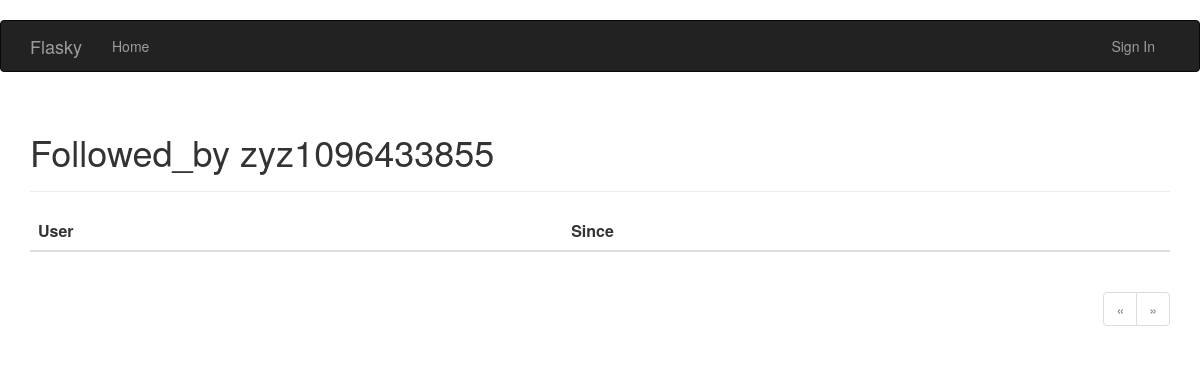
/followed_by/zyz1096433855, run on an earlier commit of the app's database.
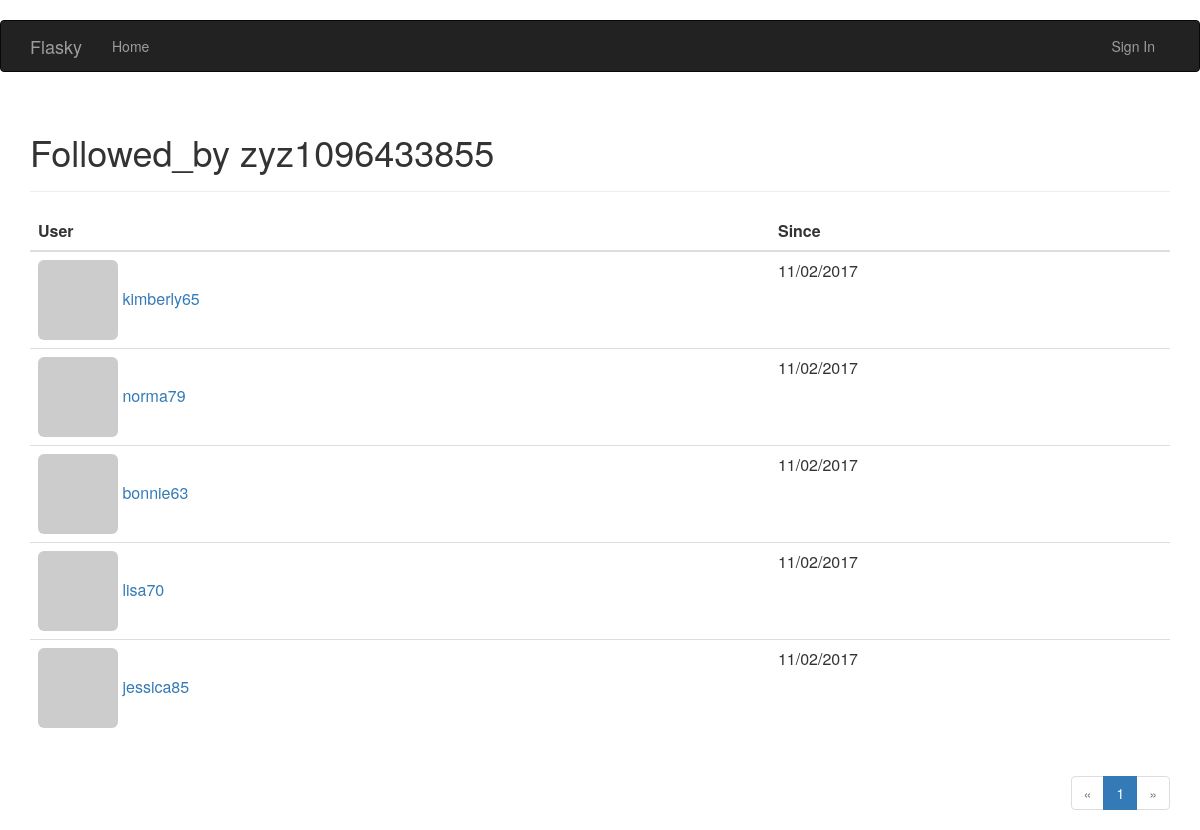
And on a later commit of the database.
### app/models.py (models this page shows, shortened)
class User(UserMixin,db.Model):
    __tablename__ = 'users'
    id = db.Column(db.Integer, primary_key=True)
    email = db.Column(db.String(64), unique=True, index=True)
    username = db.Column(db.String(64), unique=True, index=True)
    role_id = db.Column(db.Integer, db.ForeignKey('roles.id'))
    password_hash=db.Column(db.String(128))
    confirmed =db.Column(db.Boolean,default=False)
    posts=db.relationship('Post',backref='author',lazy='dynamic')
    followed = db.relationship('Follow',
                                foreign_keys=[Follow.follower_id],
                                backref=db.backref('follower', lazy='joined'),
                                lazy='dynamic',
                                cascade='all, delete-orphan')
    followers = db.relationship('Follow',
                                foreign_keys=[Follow.followed_id],
                                backref=db.backref('followed', lazy='joined'),
                                lazy='dynamic',
                                cascade='all, delete-orphan')
    @property
    def password(self):
        raise AttributeError ('password is not a readable attribute')
    name= db.Column(db.String(64))
    location=db.Column(db.String(64))
    about_me=db.Column(db.Text())
    member_since=db.Column(db.DateTime(),default=datetime.utcnow)
    last_seen=db.Column(db.DateTime(),default=datetime.utcnow)
    avatar_hash =db.Column(db.String(32))
    def gravatar(self,size=100,default='identicon',rating='g'):
        if request.is_secure:
            url='https://secure.gravatar.com/avatar'
        else:
            url='http://www.gravatar.com/avatar'
        hash=self.avatar_hash or hashlib.md5(self.email.encode('utf-8')).hexdigest()
        return '{url}/{hash}?s={size}&d={default}&r={rating}'.\
            format(url=url,hash=hash,size=size,default=default,rating=rating)
    '''
    def change_email(self,token):
        pass
        self.email=new_email
        self.avatar_hashself.avatar_hash=hashlib.md5(self.email.encode('utf-8')).hexdigest()
        db.session.add(self)
    '''

class Follow(db.Model):
    __tablename__ = 'follows'
    follower_id = db.Column(db.Integer, db.ForeignKey('users.id'),primary_key=True)
    followed_id = db.Column(db.Integer, db.ForeignKey('users.id'),primary_key=True)
    timestamp = db.Column(db.DateTime, default=datetime.utcnow)

### app/main/views.py (the view)
@main.route('/followed_by/<username>')
def followed_by(username):
    user=User.query.filter_by(username=username).first()
    if user is None:
        flash('Invalid user')
        return redirect(url_for('.index'))
    page = request.args.get('page',1,type=int)
    pagination=user.followed.paginate(page,per_page=15,error_out=False)
    followed_by=[{'user':item.followed,'timestamp':item.timestamp} for item in pagination.items]
    return render_template('followers.html',user=user,title="Followed_by",\
            endpoint='.followed_by',pagination=pagination,follows=followed_by)

### app/auth/views.py (called while the page is built)
@auth.before_app_request
def before_request():
    if current_user.is_authenticated:
        current_user.ping()
        if not current_user.confirmed\
                and request.endpoint[:5]!='auth.'\
                and request.endpoint !='static':
            return redirect(url_for('auth.unconfirmed'))

### app/main/__init__.py (called while the page is built)
@main.app_context_processor
def inject_permissions():
    return dict(Permission=Permission)

### app/templates/followers.html (shortened to what this page needs)
{% extends "base.html" %}
{% import "_macros.html" as macros %}
{% block page_content %}
<div class="page-header">
    <h1>{{ title }} {{ user.username }}</h1>
</div>
<table class="table table-hover followers">
    <thead><tr><th>User</th><th>Since</th></tr></thead>
    {% for follow in follows %}
    {% if follow.user != user %}
    <tr>
        <td>
            <a href="{{ url_for('.user', username = follow.user.username) }}">
                <img class="img-rounded" src="{{ follow.user.gravatar(size=32) }}">
                {{ follow.user.username }}
            </a>
        </td>
        <td>{{ moment(follow.timestamp).format('L') }}</td>
    </tr>
    {% endif %}
    {% endfor %}
</table>
<div class="pagination">
    {{ macros.pagination_widget(pagination, endpoint, username = user.username) }}
</div>
{% endblock %}

What changed in the data, as far as the page shows it:
now on this page (row unchanged): User: user.username "kimberly65"
added Follow: timestamp "11/02/2017"
now on this page (row unchanged): User: user.username "norma79"
added Follow: timestamp "11/02/2017"
now on this page (row unchanged): User: user.username "bonnie63"
added Follow: timestamp "11/02/2017"
now on this page (row unchanged): User: user.username "lisa70"
added Follow: timestamp "11/02/2017"
now on this page (row unchanged): User: user.username "jessica85"
added Follow: timestamp "11/02/2017"
Also different on the page:
new list line: "1"
